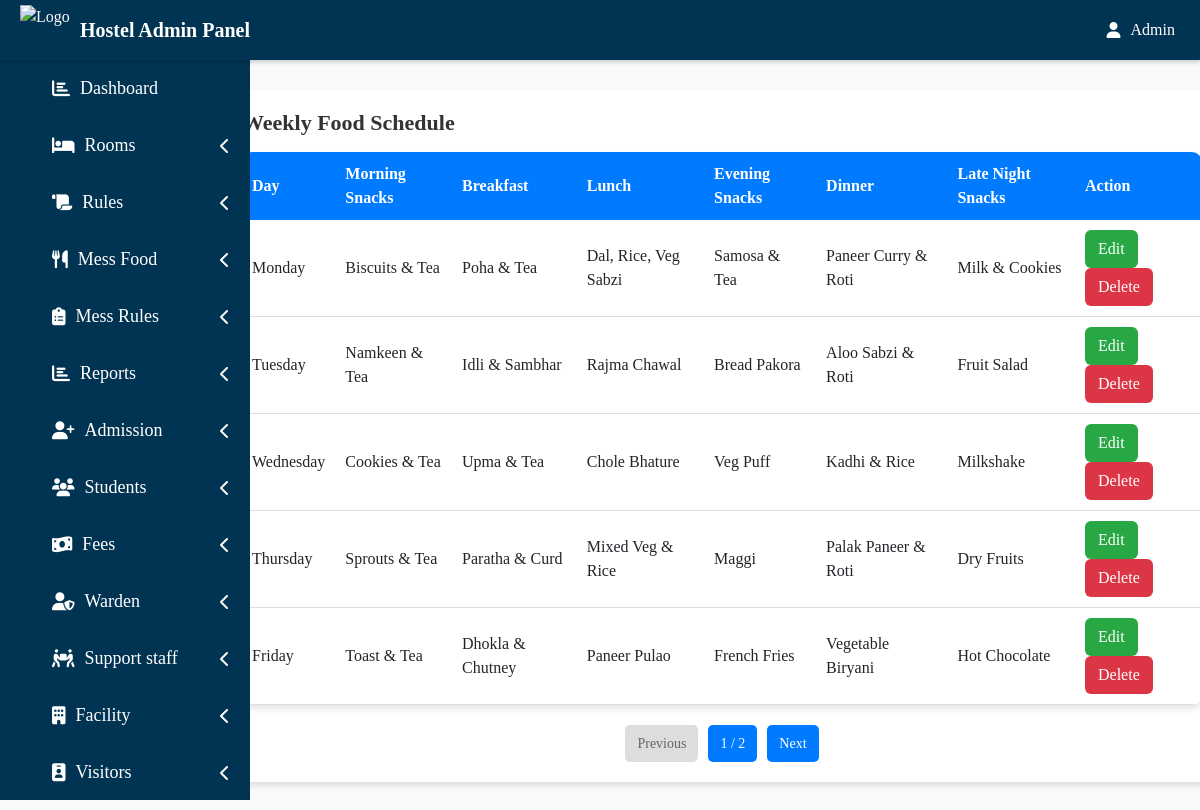
The page /hadmin/manage_mess_food.php on the database its author committed.
### tables this page shows
CREATE TABLE `food_schedule` (
  `id` int(11) NOT NULL,
  `day` varchar(20) NOT NULL,
  `morning_snacks` varchar(255) DEFAULT NULL,
  `breakfast` varchar(255) DEFAULT NULL,
  `lunch` varchar(255) DEFAULT NULL,
  `evening_snacks` varchar(255) DEFAULT NULL,
  `dinner` varchar(255) DEFAULT NULL,
  `late_night_snacks` varchar(255) DEFAULT NULL
);

### hadmin/manage_mess_food.php (the view, shortened to what this page needs)
<?php
$limit = 5;
$page = isset($_GET['page']) ? (int)$_GET['page'] : 1;
$page = max(1, $page);
$start = ($page - 1) * $limit;
$result = mysqli_query($conn, "SELECT COUNT(*) AS total FROM food_schedule");
$row = mysqli_fetch_assoc($result);
$totalRecords = $row['total'];
$totalPages = ceil($totalRecords / $limit);
$schedule = mysqli_query($conn, "SELECT * FROM food_schedule LIMIT $start, $limit");
?>
<!DOCTYPE html>
<html lang="en">
<head>
    <link href="https://cdn.jsdelivr.net/npm/bootstrap@5.3.0/dist/css/bootstrap.min.css" rel="stylesheet">
</head>
<body>
<?php include('include/side.php'); ?>
<div class="container mt-4">
    <div class="container1">
        <fieldset>
            <legend><h1>Weekly Food Schedule</h1></legend>
            <table>
                <tr>
                    <th>Day</th>
                    <th>Morning Snacks</th>
                    <th>Breakfast</th>
                    <th>Lunch</th>
                    <th>Evening Snacks</th>
                    <th>Dinner</th>
                    <th>Late Night Snacks</th>
                    <th>Action</th>
                </tr>
                <?php while ($row = mysqli_fetch_assoc($schedule)): ?>
                <tr>
                    <td><?php echo htmlspecialchars($row['day']); ?></td>
                    <td><?php echo htmlspecialchars($row['morning_snacks']); ?></td>
                    <td><?php echo htmlspecialchars($row['breakfast']); ?></td>
                    <td><?php echo htmlspecialchars($row['lunch']); ?></td>
                    <td><?php echo htmlspecialchars($row['evening_snacks']); ?></td>
                    <td><?php echo htmlspecialchars($row['dinner']); ?></td>
                    <td><?php echo htmlspecialchars($row['late_night_snacks']); ?></td>
                    <td>
                        <a href="edit_food.php?id=<?php echo $row['id']; ?>" class="btn edit-btn">Edit</a>
                        <a href="?delete_food=<?php echo $row['id']; ?>" class="btn delete-btn"
                           onclick="return confirm('Are you sure you want to delete this food item?');">Delete</a>
                    </td>
                </tr>
                <?php endwhile; ?>
            </table>
            <div class="pagination">
                <?php if ($page > 1): ?>
                    <a href="?page=<?php echo $page - 1; ?>">Previous</a>
                <?php else: ?>
                    <span class="disabled">Previous</span>
                <?php endif; ?>
                <span><?php echo $page; ?> / <?php echo $totalPages; ?></span>
                <?php if ($page < $totalPages): ?>
                    <a href="?page=<?php echo $page + 1; ?>">Next</a>
                <?php else: ?>
                    <span class="disabled">Next</span>
                <?php endif; ?>
            </div>
        </fieldset>
    </div>
</div>
</body>
</html>

### hadmin/manage_mess_food.php (style rules this page uses)
body { font-family: 'Poppins', sans-serif; background-color: #f8f9fa; }
.container1 { background: #fff; padding: 20px; border-radius: 10px; box-shadow: 0 4px 6px rgba(0, 0, 0, 0.1); margin-top: 90px; margin-left: 180px; width: 1000px; margin-bottom: 30px; }
h1 { font-size: 22px; font-weight: 600; color: #333; }
table { width: 100%; background: #fff; border-radius: 10px; overflow: hidden; box-shadow: 0 4px 6px rgba(0, 0, 0, 0.1); }
th { background: #007bff; color: white; text-align: left; padding: 10px; }
td { padding: 10px; border-bottom: 1px solid #ddd; }
.edit-btn { background: #28a745; color: white; }
.delete-btn { background: #dc3545; color: white; }
.pagination { margin-top: 20px; display: flex; justify-content: center; gap: 10px; }
.pagination a, .pagination span { padding: 8px 12px; border-radius: 5px; text-decoration: none; font-size: 14px; background: #007bff; color: white; }
.pagination .disabled { background: #ddd; color: #666; pointer-events: none; }

### hadmin/include/side.php (style rules this page uses)
* { margin: 0; padding: 0; font-family: times new roman; }

### rows shown on the page
food_schedule: day "Monday", morning_snacks "Biscuits & Tea", breakfast "Poha & Tea", lunch "Dal, Rice, Veg Sabzi", evening_snacks "Samosa & Tea", dinner "Paneer Curry & Roti", late_night_snacks "Milk & Cookies"
food_schedule: day "Tuesday", morning_snacks "Namkeen & Tea", breakfast "Idli & Sambhar", lunch "Rajma Chawal", evening_snacks "Bread Pakora", dinner "Aloo Sabzi & Roti", late_night_snacks "Fruit Salad"
food_schedule: day "Wednesday", morning_snacks "Cookies & Tea", breakfast "Upma & Tea", lunch "Chole Bhature", evening_snacks "Veg Puff", dinner "Kadhi & Rice", late_night_snacks "Milkshake"
food_schedule: day "Thursday", morning_snacks "Sprouts & Tea", breakfast "Paratha & Curd", lunch "Mixed Veg & Rice", evening_snacks "Maggi", dinner "Palak Paneer & Roti", late_night_snacks "Dry Fruits"
food_schedule: day "Friday", morning_snacks "Toast & Tea", breakfast "Dhokla & Chutney", lunch "Paneer Pulao", evening_snacks "French Fries", dinner "Vegetable Biryani", late_night_snacks "Hot Chocolate"

### other values the page prints
$page "1"
$totalPages "2"
